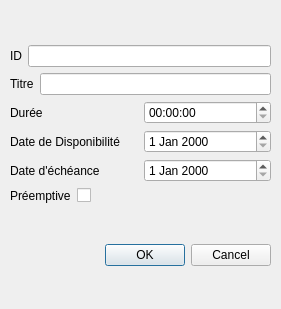
<?xml version="1.0" encoding="UTF-8"?>
<ui version="4.0">
 <class>fenAjouterTacheUni</class>
 <widget class="QWidget" name="fenAjouterTacheUni">
  <property name="geometry">
   <rect>
    <x>0</x>
    <y>0</y>
    <width>281</width>
    <height>309</height>
   </rect>
  </property>
  <property name="windowTitle">
   <string>Form</string>
  </property>
  <widget class="QWidget" name="verticalLayoutWidget">
   <property name="geometry">
    <rect>
     <x>10</x>
     <y>10</y>
     <width>261</width>
     <height>291</height>
    </rect>
   </property>
   <layout class="QVBoxLayout" name="verticalLayout">
    <item>
     <layout class="QVBoxLayout" name="verticalLayout_2">
      <item>
       <layout class="QHBoxLayout" name="horizontalLayout_4">
        <item>
         <widget class="QLabel" name="label">
          <property name="text">
           <string>ID</string>
          </property>
         </widget>
        </item>
        <item>
         <widget class="QLineEdit" name="lineEdit"/>
        </item>
       </layout>
      </item>
      <item>
       <layout class="QHBoxLayout" name="horizontalLayout">
        <item>
         <widget class="QLabel" name="label_2">
          <property name="text">
           <string>Titre</string>
          </property>
         </widget>
        </item>
        <item>
         <widget class="QLineEdit" name="lineEdit_2"/>
        </item>
       </layout>
      </item>
      <item>
       <layout class="QHBoxLayout" name="horizontalLayout_2">
        <item>
         <widget class="QLabel" name="label_3">
          <property name="text">
           <string>Durée</string>
          </property>
         </widget>
        </item>
        <item>
         <widget class="QTimeEdit" name="timeEdit"/>
        </item>
       </layout>
      </item>
      <item>
       <layout class="QHBoxLayout" name="horizontalLayout_5">
        <item>
         <widget class="QLabel" name="label_5">
          <property name="text">
           <string>Date de Disponibilité</string>
          </property>
         </widget>
        </item>
        <item>
         <widget class="QDateEdit" name="dateEdit"/>
        </item>
       </layout>
      </item>
      <item>
       <layout class="QHBoxLayout" name="horizontalLayout_3">
        <item>
         <widget class="QLabel" name="label_4">
          <property name="text">
           <string>Date d'échéance</string>
          </property>
         </widget>
        </item>
        <item>
         <widget class="QDateEdit" name="dateEdit_2"/>
        </item>
       </layout>
      </item>
      <item>
       <layout class="QHBoxLayout" name="horizontalLayout_7" stretch="1,5">
        <item>
         <widget class="QLabel" name="label_6">
          <property name="text">
           <string>Préemptive</string>
          </property>
         </widget>
        </item>
        <item>
         <widget class="QCheckBox" name="checkBox">
          <property name="text">
           <string/>
          </property>
         </widget>
        </item>
       </layout>
      </item>
     </layout>
    </item>
    <item>
     <widget class="QDialogButtonBox" name="buttonBox">
      <property name="standardButtons">
       <set>QDialogButtonBox::Cancel|QDialogButtonBox::Ok</set>
      </property>
     </widget>
    </item>
   </layout>
  </widget>
 </widget>
 <resources/>
 <connections/>
</ui>
